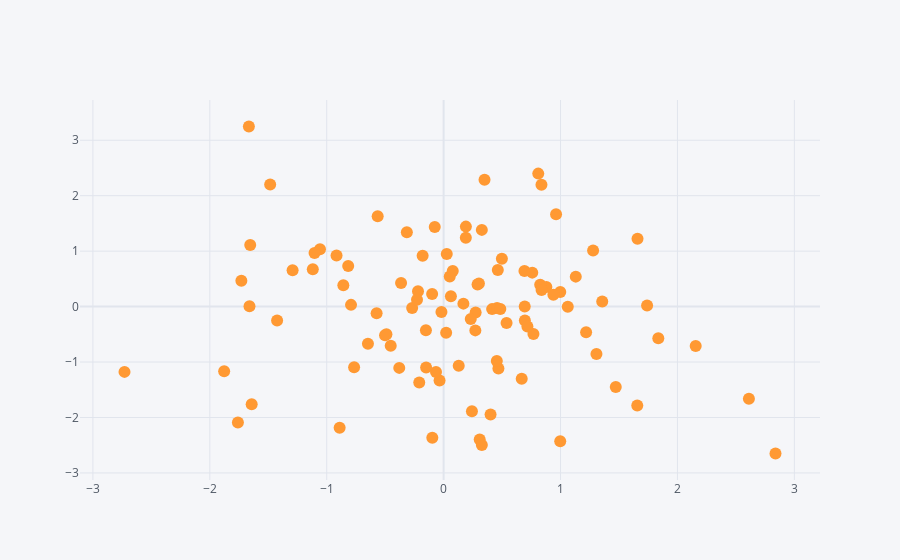

Notebook source saved alongside this figure:
### Code cell
df1.iplot(kind='scatter',x='A',y='B', mode='markers')
